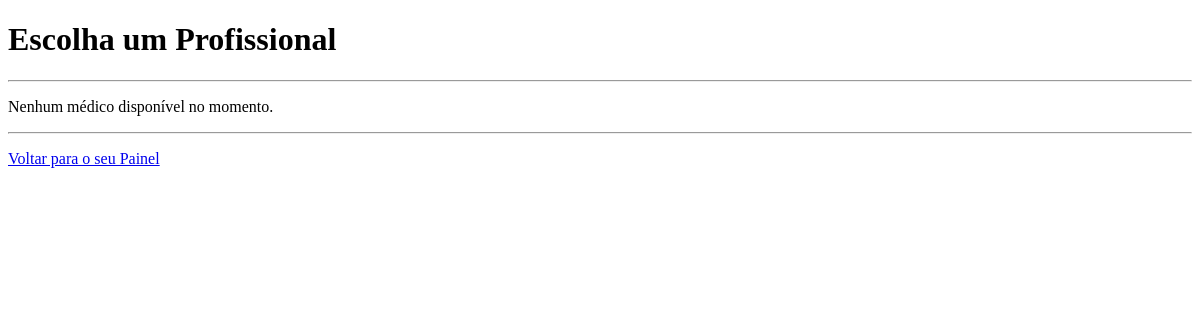
The page /agendamento/ (signed in) on the database as committed earlier.
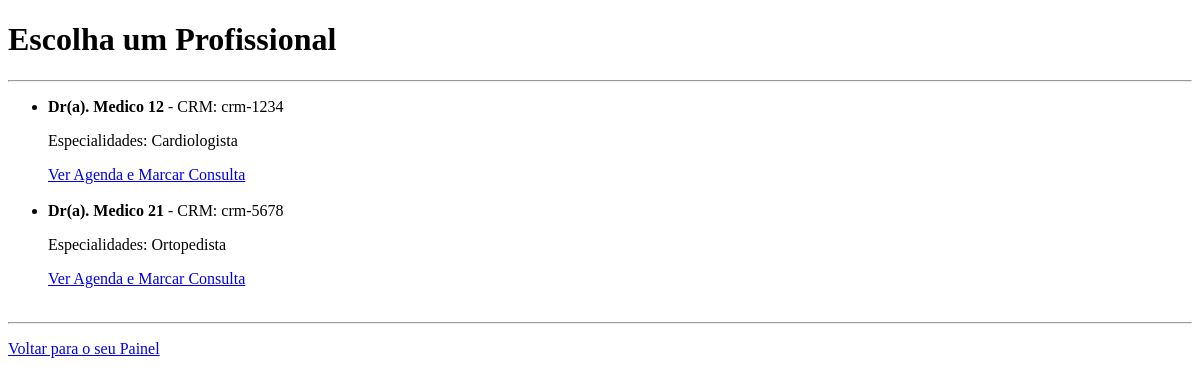
The same page on the database as committed later.
### clinica/models.py (models this page shows, shortened)
class Medico(models.Model):
    usuario = models.OneToOneField(Usuario, on_delete=models.CASCADE, primary_key=True)
    nome_completo = models.CharField(max_length=255)
    crm = models.CharField(max_length=20, unique=True)
    especialidades = models.ManyToManyField(Especialidade) # Relação N-M direta

class Especialidade(models.Model):
    nome = models.CharField(max_length=100, unique=True)

### clinica/views.py (the view)
# urls.py: path('agendamento/', views.listar_medicos, name='listar_medicos'),
@login_required
def listar_medicos(request):
    medicos = Medico.objects.all()
    return render(request, 'clinica/listar_medicos.html', {'medicos': medicos})

### templates/clinica/listar_medicos.html (shortened to what this page needs)
<!DOCTYPE html>
<html lang="pt-br">
<head>
</head>
<body>
    <h1>Escolha um Profissional</h1>
    <hr>
    {% if medicos %}
        <ul>
            {% for medico in medicos %}
                <li>
                    <strong>Dr(a). {{ medico.nome_completo }}</strong> - CRM: {{ medico.crm }}
                    <p>
                    Especialidades:
                    {% for especialidade in medico.especialidades.all %}
                        {{ especialidade.nome }}{% if not forloop.last %}, {% endif %}
                    {% endfor %}
                    </p>
                    <a href="{% url 'detalhes_medico' medico.pk %}">Ver Agenda e Marcar Consulta</a>
                </li>
                <br>
            {% endfor %}
        </ul>
    {% else %}
        <p>Nenhum médico disponível no momento.</p>
    {% endif %}
    <hr>
    <p><a href="{% url 'dashboard_paciente' %}">Voltar para o seu Painel</a></p>
</body>
</html>

Rows that differ between the two databases and show on the page:
added Medico: nome_completo "Medico 12", crm "crm-1234"
added Especialidade: nome "Cardiologista", shown under "Medico 12"
added Medico: nome_completo "Medico 21", crm "crm-5678"
added Especialidade: nome "Ortopedista", shown under "Medico 21"
Other text that changed with them:
text no longer shown: "Nenhum médico disponível no momento."
